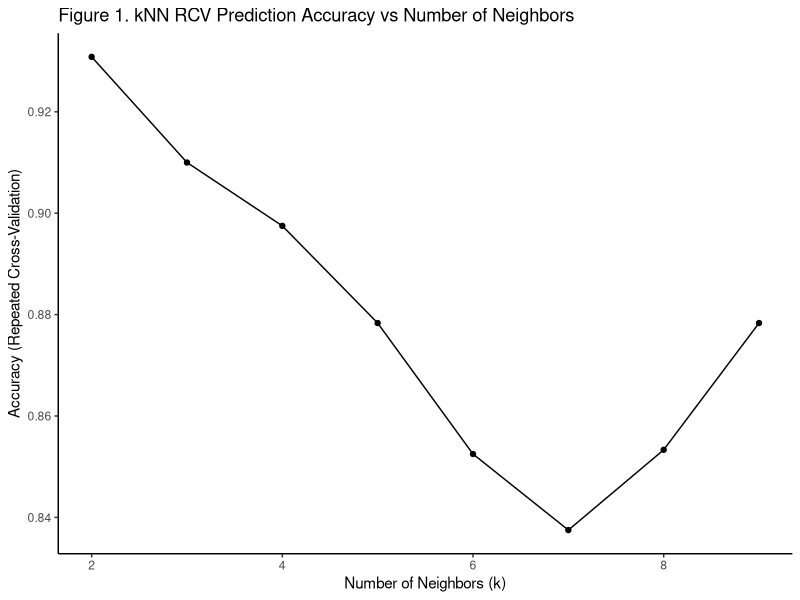

R code for this plot:
## ---- chunk 1
knitr::opts_chunk$set(echo = T, message=F, warning=F)
## ---- chunk 2
# Libraries
library(caret)
library(class)
library(scales)
library(tidyverse)
## ---- chunk 3
# kNN (Not CV)

## Data Wrangling
fish <- read_csv("Data/fishcatch.csv")

## Filter and normalize data before splitting
fishFiltered <- fish %>% 
  drop_na() %>%
  filter(common_name %in% c("bream","perch","pike")) %>%
  mutate(common_name = factor(common_name)) %>%
  select(common_name,
         weight_g,
         length_nose2tail_end_cm,
         height_cm,
         width_cm) %>%
  mutate(across(2:5, rescale)) # re-scaled to normalize predictors

## Shuffle data to remove non-random ordering
fish.shuffle <- sample(x = 1:nrow(fishFiltered),size = nrow(fishFiltered),replace = FALSE)
fishFiltered <- fishFiltered[fish.shuffle,]

## Split Data
set.seed(01292021)

train.index <- createDataPartition(fishFiltered$common_name, p = 2/3,
                                   list = F,
                                   times = 1)

fish.train <- fishFiltered[train.index,]
fish.train.cl <- fish.train %>% pull(common_name) # pull labels before removing from data for knn()
fish.train <- fish.train %>% select(-common_name) # remove common name from data to prevent NaN error in knn()

fish.test <- fishFiltered[-train.index,]
fish.test.cl <- fish.test %>% pull(common_name) # pull labels before removing from data for knn()
fish.test <- fish.test %>% select(-common_name) # remove common name from data to prevent NaN error in knn()

## kNN Classification
fish.test.pred <- knn(train = fish.train, 
                      test = fish.test,
                      cl=fish.train.cl,
                      k=3) # arbitrary number ~4% of the total of observations

fish.test.pred
## ---- chunk 4
## Confusion Matrix
fish.cm <- confusionMatrix(data = fish.test.pred, reference = fish.test.cl) # confusion matrix
fish.cm
## ---- chunk 5
# Cross Validated kNN using Train() from caret package
fish.train <- fishFiltered[train.index,]
fish.test <- fishFiltered[-train.index,]

fitControl <- trainControl(
  method = "repeatedcv",
  number = 10,
  repeats = 10)

fish.knn <- train(common_name ~ ., data = fish.train, 
             method = "knn",
             tuneGrid = expand.grid(k=2:9), # evaluate k = 2, k = 3, etc. up to k = 9
             trControl = fitControl)
fish.knn
## ---- chunk 6
# Plot of grid accuracy vs number of neighbors
fish.knn %>% ggplot() +
  theme_classic() +
  labs(title = "Figure 1. kNN RCV Prediction Accuracy vs Number of Neighbors") +
  xlab("Number of Neighbors (k)")
## ---- chunk 7
# confusion matrix
fish.knn.pred <- predict(fish.knn, newdata = fish.test)
confusionMatrix(fish.knn.pred, fish.test$common_name)
